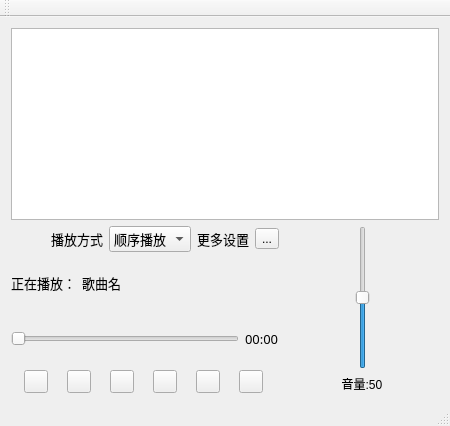
<?xml version="1.0" encoding="UTF-8"?>
<ui version="4.0">
 <class>MainWindow</class>
 <widget class="QMainWindow" name="MainWindow">
  <property name="geometry">
   <rect>
    <x>0</x>
    <y>0</y>
    <width>450</width>
    <height>426</height>
   </rect>
  </property>
  <property name="windowTitle">
   <string>天天静听</string>
  </property>
  <property name="windowIcon">
   <iconset resource="res.qrc">
    <normaloff>:/images/ico.ico</normaloff>:/images/ico.ico</iconset>
  </property>
  <property name="styleSheet">
   <string notr="true"/>
  </property>
  <widget class="QWidget" name="centralWidget">
   <layout class="QGridLayout" name="gridLayout_2">
    <item row="0" column="0">
     <layout class="QGridLayout" name="gridLayout">
      <item row="0" column="0" colspan="2">
       <widget class="QTableWidget" name="tableWidget"/>
      </item>
      <item row="1" column="0">
       <layout class="QVBoxLayout" name="verticalLayout_4">
        <item>
         <layout class="QHBoxLayout" name="horizontalLayout_3">
          <item>
           <layout class="QHBoxLayout" name="horizontalLayout">
            <item>
             <spacer name="horizontalSpacer">
              <property name="orientation">
               <enum>Qt::Horizontal</enum>
              </property>
              <property name="sizeHint" stdset="0">
               <size>
                <width>40</width>
                <height>20</height>
               </size>
              </property>
             </spacer>
            </item>
            <item>
             <widget class="QLabel" name="label">
              <property name="font">
               <font>
                <family>Agency FB</family>
                <pointsize>10</pointsize>
               </font>
              </property>
              <property name="text">
               <string>播放方式</string>
              </property>
             </widget>
            </item>
            <item>
             <widget class="QComboBox" name="comboBox">
              <property name="font">
               <font>
                <family>Agency FB</family>
                <pointsize>10</pointsize>
               </font>
              </property>
              <item>
               <property name="text">
                <string>顺序播放</string>
               </property>
              </item>
              <item>
               <property name="text">
                <string>单曲循环</string>
               </property>
              </item>
              <item>
               <property name="text">
                <string>随机播放</string>
               </property>
              </item>
             </widget>
            </item>
           </layout>
          </item>
          <item>
           <layout class="QHBoxLayout" name="horizontalLayout_2">
            <item>
             <widget class="QLabel" name="label_2">
              <property name="font">
               <font>
                <family>Agency FB</family>
                <pointsize>10</pointsize>
               </font>
              </property>
              <property name="text">
               <string>更多设置</string>
              </property>
             </widget>
            </item>
            <item>
             <widget class="QToolButton" name="toolButtonSet">
              <property name="text">
               <string>...</string>
              </property>
             </widget>
            </item>
           </layout>
          </item>
         </layout>
        </item>
        <item>
         <layout class="QHBoxLayout" name="horizontalLayout_4">
          <item>
           <widget class="QLabel" name="labelPlayStatus">
            <property name="font">
             <font>
              <family>Agency FB</family>
              <pointsize>10</pointsize>
             </font>
            </property>
            <property name="text">
             <string>正在播放：</string>
            </property>
           </widget>
          </item>
          <item>
           <widget class="QLabel" name="labelMusicName">
            <property name="font">
             <font>
              <family>Agency FB</family>
              <pointsize>10</pointsize>
             </font>
            </property>
            <property name="text">
             <string>歌曲名</string>
            </property>
           </widget>
          </item>
          <item>
           <spacer name="horizontalSpacer_2">
            <property name="orientation">
             <enum>Qt::Horizontal</enum>
            </property>
            <property name="sizeHint" stdset="0">
             <size>
              <width>40</width>
              <height>20</height>
             </size>
            </property>
           </spacer>
          </item>
         </layout>
        </item>
        <item>
         <layout class="QHBoxLayout" name="horizontalLayout_5">
          <item>
           <widget class="QSlider" name="horizontalSlider">
            <property name="orientation">
             <enum>Qt::Horizontal</enum>
            </property>
           </widget>
          </item>
          <item>
           <widget class="QLabel" name="labelTime">
            <property name="font">
             <font>
              <family>SimSun-ExtB</family>
              <pointsize>10</pointsize>
             </font>
            </property>
            <property name="text">
             <string>00:00</string>
            </property>
           </widget>
          </item>
         </layout>
        </item>
        <item>
         <layout class="QHBoxLayout" name="horizontalLayout_6">
          <item>
           <widget class="QToolButton" name="toolButtonPre">
            <property name="toolTip">
             <string>上一曲</string>
            </property>
            <property name="styleSheet">
             <string notr="true">background-image: url(:/images/gtk-media-next-rtl.png);</string>
            </property>
            <property name="text">
             <string/>
            </property>
           </widget>
          </item>
          <item>
           <widget class="QToolButton" name="toolButtonPlayOrPause">
            <property name="toolTip">
             <string>播放或暂停</string>
            </property>
            <property name="styleSheet">
             <string notr="true">background-image: url(:/images/gtk-media-play-ltr.png);</string>
            </property>
            <property name="text">
             <string/>
            </property>
           </widget>
          </item>
          <item>
           <widget class="QToolButton" name="toolButtonNext">
            <property name="toolTip">
             <string>下一曲</string>
            </property>
            <property name="styleSheet">
             <string notr="true">background-image: url(:/images/gtk-media-next-ltr.png);</string>
            </property>
            <property name="text">
             <string/>
            </property>
           </widget>
          </item>
          <item>
           <widget class="QToolButton" name="toolButtonStop">
            <property name="toolTip">
             <string>停止</string>
            </property>
            <property name="styleSheet">
             <string notr="true">background-image: url(:/images/gtk-media-stop.png);</string>
            </property>
            <property name="text">
             <string/>
            </property>
           </widget>
          </item>
          <item>
           <widget class="QToolButton" name="toolButtonAddMusic">
            <property name="toolTip">
             <string>添加歌曲列表</string>
            </property>
            <property name="styleSheet">
             <string notr="true">background-image: url(:/images/gtk-open.png);</string>
            </property>
            <property name="text">
             <string/>
            </property>
           </widget>
          </item>
          <item>
           <widget class="QToolButton" name="toolButtonExit">
            <property name="toolTip">
             <string>退出</string>
            </property>
            <property name="styleSheet">
             <string notr="true">background-image: url(:/images/exit.png);</string>
            </property>
            <property name="text">
             <string/>
            </property>
           </widget>
          </item>
         </layout>
        </item>
       </layout>
      </item>
      <item row="1" column="1">
       <layout class="QVBoxLayout" name="verticalLayout_3">
        <item>
         <layout class="QHBoxLayout" name="horizontalLayout_7">
          <item>
           <spacer name="horizontalSpacer_3">
            <property name="orientation">
             <enum>Qt::Horizontal</enum>
            </property>
            <property name="sizeHint" stdset="0">
             <size>
              <width>40</width>
              <height>20</height>
             </size>
            </property>
           </spacer>
          </item>
          <item>
           <widget class="QSlider" name="verticalSlider">
            <property name="maximum">
             <number>100</number>
            </property>
            <property name="value">
             <number>50</number>
            </property>
            <property name="orientation">
             <enum>Qt::Vertical</enum>
            </property>
           </widget>
          </item>
          <item>
           <spacer name="horizontalSpacer_4">
            <property name="orientation">
             <enum>Qt::Horizontal</enum>
            </property>
            <property name="sizeHint" stdset="0">
             <size>
              <width>40</width>
              <height>20</height>
             </size>
            </property>
           </spacer>
          </item>
         </layout>
        </item>
        <item>
         <widget class="QLabel" name="labelVolume">
          <property name="text">
           <string>音量:50</string>
          </property>
          <property name="alignment">
           <set>Qt::AlignCenter</set>
          </property>
         </widget>
        </item>
       </layout>
      </item>
     </layout>
    </item>
   </layout>
  </widget>
  <widget class="QMenuBar" name="menuBar">
   <property name="geometry">
    <rect>
     <x>0</x>
     <y>0</y>
     <width>450</width>
     <height>26</height>
    </rect>
   </property>
  </widget>
  <widget class="QToolBar" name="mainToolBar">
   <attribute name="toolBarArea">
    <enum>TopToolBarArea</enum>
   </attribute>
   <attribute name="toolBarBreak">
    <bool>false</bool>
   </attribute>
  </widget>
  <widget class="QStatusBar" name="statusBar"/>
 </widget>
 <layoutdefault spacing="6" margin="11"/>
 <resources>
  <include location="res.qrc"/>
 </resources>
 <connections/>
</ui>
